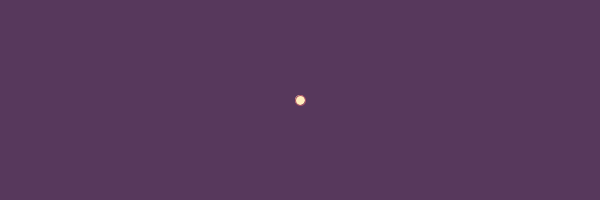
Frame 1 (no input)
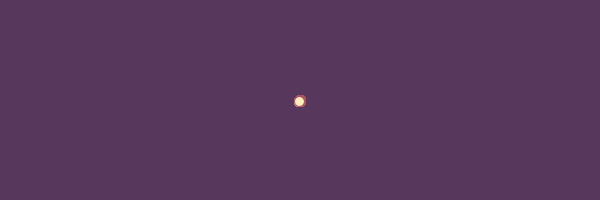
Frame 60 (the mouse pressed at the canvas centre just before this capture)
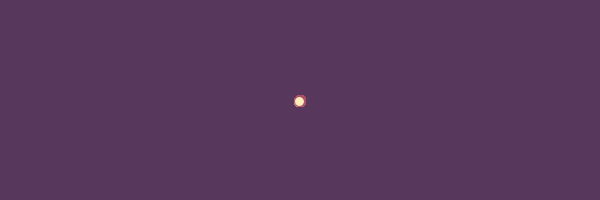
Frame 120 (the mouse held since frame 60 and released just before this capture)

The Processing sketch that drew these frames (run headless with seeded random() and noise(); from frame 60 on, the mouse is pressed at the canvas centre):

// Processing sketch: processing_150478
// ── processing_150478.pde

float r = 0;
float angle = 0;

void setup ()
{
  size (600, 200);
  smooth();

  background (#57385c);
}

void draw ()
{


  displayEllipse ();
  moveAngle ();
}

void moveAngle ()
{
  float angleSteps = PI / 90;

  angle = angle + angleSteps;
  r = r + angleSteps;
}

void displayEllipse ()
{
  fill (#ffedbc);
  stroke (#A75265);

  float x = width/2 + cos (angle)*r;
  float y = height/2 + sin (angle)*r;

  ellipse (x, y, 10, 10);
}

void mousePressed ()
{
  r = 0;
  angle = 0;
  background (#57385c);
}
